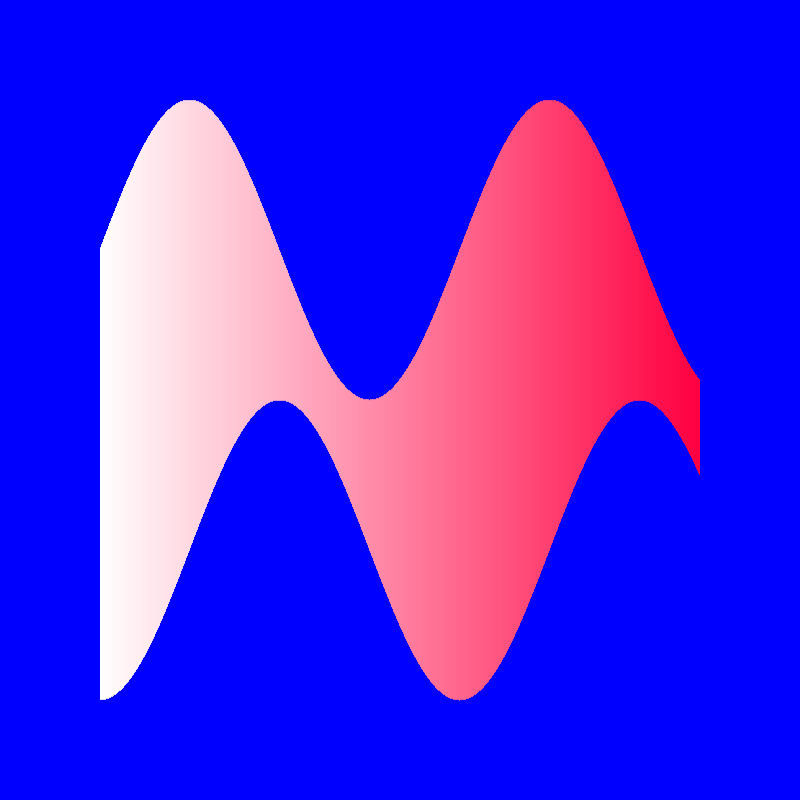
Frame 1 (no input)
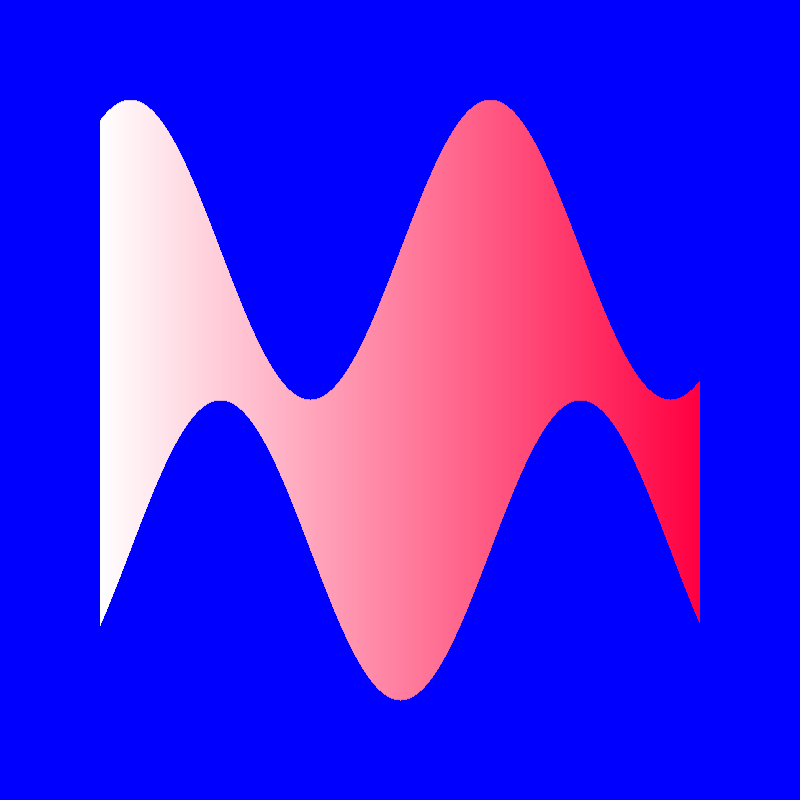
Frame 60 (the mouse pressed at the canvas centre just before this capture)
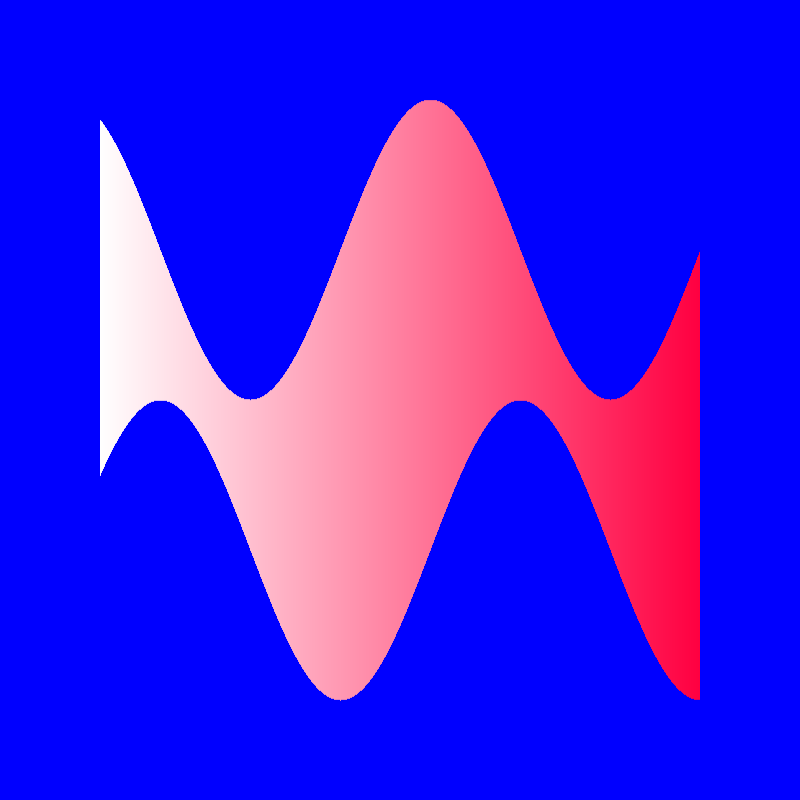
Frame 120 (the mouse held since frame 60 and released just before this capture)

The Processing sketch that drew these frames (run headless with seeded random() and noise(); from frame 60 on, the mouse is pressed at the canvas centre):

// Processing sketch: P05T_01_TrigonometricFunctions_05
// ── P05T_01_TrigonometricFunctions_05.pde
void setup() {
  size(800, 800);
  background(0, 0, 255);
  smooth();
}

void draw() {
  background(0, 0, 255);
  stroke(255);
  for (float i=0; i<600; i++) {
    float a = radians(i+frameCount);
    float sin = sin(a);
    float cos = cos(a);
    float sinwave = map(sin, -1, 1, height/2, 100);
    float coswave = map(cos, -1, 1, height/2, 700);
    float r = map(i, 0, 600, 255, 255);
    float g = map(i, 0, 600, 255, 0);
    float b = map(i, 0, 600, 255, 65);
    stroke(r, g, b);
    line(100+i, coswave, 100+i, sinwave);
  }
}
